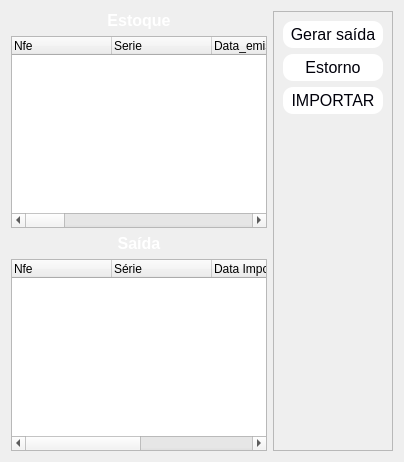
          <widget class="QWidget" name="tables">
           <attribute name="title">
            <string>Base</string>
           </attribute>
           <layout class="QVBoxLayout" name="verticalLayout_7">
            <item>
             <layout class="QHBoxLayout" name="horizontalLayout_3">
              <item>
               <layout class="QVBoxLayout" name="verticalLayout_6">
                <item>
                 <layout class="QVBoxLayout" name="verticalLayout_5">
                  <item>
                   <widget class="QLabel" name="label_3">
                    <property name="text">
                     <string>&lt;html&gt;&lt;head/&gt;&lt;body&gt;&lt;p align=&quot;center&quot;&gt;&lt;span style=&quot; font-size:12pt; font-weight:600; color:#ffffff;&quot;&gt;Estoque&lt;/span&gt;&lt;/p&gt;&lt;/body&gt;&lt;/html&gt;</string>
                    </property>
                   </widget>
                  </item>
                  <item>
                   <widget class="QTreeWidget" name="tw_estoque">
                    <property name="styleSheet">
                     <string notr="true"/>
                    </property>
                    <property name="alternatingRowColors">
                     <bool>false</bool>
                    </property>
                    <column>
                     <property name="text">
                      <string>Nfe</string>
                     </property>
                    </column>
                    <column>
                     <property name="text">
                      <string>Serie</string>
                     </property>
                    </column>
                    <column>
                     <property name="text">
                      <string>Data_emissao</string>
                     </property>
                    </column>
                    <column>
                     <property name="text">
                      <string>Chave</string>
                     </property>
                    </column>
                    <column>
                     <property name="text">
                      <string>Cnpj_emitente</string>
                     </property>
                    </column>
                    <column>
                     <property name="text">
                      <string>Emitente</string>
                     </property>
                    </column>
                    <column>
                     <property name="text">
                      <string>Total Nfe</string>
                     </property>
                    </column>
                    <column>
                     <property name="text">
                      <string>Item</string>
                     </property>
                    </column>
                    <column>
                     <property name="text">
                      <string>Cod Item</string>
                     </property>
                    </column>
                    <column>
                     <property name="text">
                      <string>Quantidade</string>
                     </property>
                    </column>
                    <column>
                     <property name="text">
                      <string>Descrição</string>
                     </property>
                    </column>
                    <column>
                     <property name="text">
                      <string>Unidade medida</string>
                     </property>
                    </column>
                    <column>
                     <property name="text">
                      <string>Valor Produto</string>
                     </property>
                    </column>
                    <column>
                     <property name="text">
                      <string>Data Importação</string>
                     </property>
                    </column>
                    <column>
                     <property name="text">
                      <string>Usuário</string>
                     </property>
                    </column>
                   </widget>
                  </item>
                 </layout>
                </item>
                <item>
                 <layout class="QVBoxLayout" name="verticalLayout_4">
                  <item>
                   <widget class="QLabel" name="label_2">
                    <property name="text">
                     <string>&lt;html&gt;&lt;head/&gt;&lt;body&gt;&lt;p align=&quot;center&quot;&gt;&lt;span style=&quot; font-size:12pt; font-weight:600; color:#ffffff;&quot;&gt;Saída&lt;/span&gt;&lt;/p&gt;&lt;/body&gt;&lt;/html&gt;</string>
                    </property>
                   </widget>
                  </item>
                  <item>
                   <widget class="QTreeWidget" name="tw_saida">
                    <property name="styleSheet">
                     <string notr="true"/>
                    </property>
                    <column>
                     <property name="text">
                      <string>Nfe</string>
                     </property>
                    </column>
                    <column>
                     <property name="text">
                      <string>Série</string>
                     </property>
                    </column>
                    <column>
                     <property name="text">
                      <string>Data Importação</string>
                     </property>
                    </column>
                    <column>
                     <property name="text">
                      <string>Data Saída</string>
                     </property>
                    </column>
                    <column>
                     <property name="text">
                      <string>Usuário</string>
                     </property>
                    </column>
                   </widget>
                  </item>
                 </layout>
                </item>
               </layout>
              </item>
              <item>
               <widget class="QFrame" name="frame_2">
                <property name="sizePolicy">
                 <sizepolicy hsizetype="Fixed" vsizetype="Preferred">
                  <horstretch>0</horstretch>
                  <verstretch>0</verstretch>
                 </sizepolicy>
                </property>
                <property name="frameShape">
                 <enum>QFrame::StyledPanel</enum>
                </property>
                <property name="frameShadow">
                 <enum>QFrame::Raised</enum>
                </property>
                <layout class="QVBoxLayout" name="verticalLayout_3">
                 <item>
                  <widget class="QPushButton" name="btn_gerar">
                   <property name="minimumSize">
                    <size>
                     <width>100</width>
                     <height>27</height>
                    </size>
                   </property>
                   <property name="cursor">
                    <cursorShape>PointingHandCursor</cursorShape>
                   </property>
                   <property name="styleSheet">
                    <string notr="true">QPushButton{
	color: rgb(0,0,10);
    border-radius: 10px; 
	font-size: 16px; 
	background-color: #fff;
;}

QPushButton:hover{
	
	background-color: rgb(170, 255, 255);
	 color:black
}
</string>
                   </property>
                   <property name="text">
                    <string>Gerar saída</string>
                   </property>
                  </widget>
                 </item>
                 <item>
                  <widget class="QPushButton" name="btn_estorno">
                   <property name="minimumSize">
                    <size>
                     <width>100</width>
                     <height>27</height>
                    </size>
                   </property>
                   <property name="cursor">
                    <cursorShape>PointingHandCursor</cursorShape>
                   </property>
                   <property name="styleSheet">
                    <string notr="true">QPushButton{
	color: rgb(0,0,10);
    border-radius: 10px; 
	font-size: 16px; 
	background-color: #fff;
;}

QPushButton:hover{
	
	background-color: rgb(170, 255, 255);
	 color:black
}

</string>
                   </property>
                   <property name="text">
                    <string>Estorno</string>
                   </property>
                  </widget>
                 </item>
                 <item>
                  <widget class="QPushButton" name="btn_">
                   <property name="minimumSize">
                    <size>
                     <width>100</width>
                     <height>27</height>
                    </size>
                   </property>
                   <property name="cursor">
                    <cursorShape>PointingHandCursor</cursorShape>
                   </property>
                   <property name="styleSheet">
                    <string notr="true">QPushButton{
	color: rgb(0,0,10);
    border-radius: 10px; 
	font-size: 16px; 
	background-color: #fff;
;}

QPushButton:hover{
	
	background-color: rgb(170, 255, 255);
	 color:black
}

</string>
                   </property>
                   <property name="text">
                    <string>IMPORTAR</string>
                   </property>
                  </widget>
                 </item>
                 <item>
                  <spacer name="verticalSpacer">
                   <property name="orientation">
                    <enum>Qt::Vertical</enum>
                   </property>
                   <property name="sizeHint" stdset="0">
                    <size>
                     <width>20</width>
                     <height>40</height>
                    </size>
                   </property>
                  </spacer>
                 </item>
                </layout>
               </widget>
              </item>
             </layout>
            </item>
           </layout>
          </widget>
